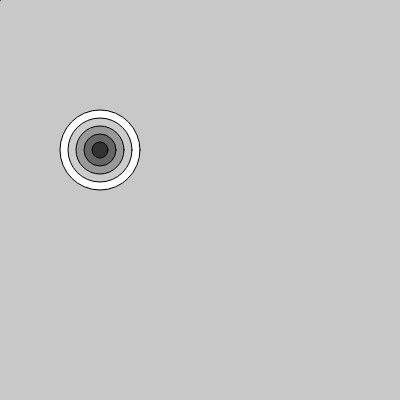
Frame 1 (no input)
Frame 60 (no input): identical to frame 1, image omitted
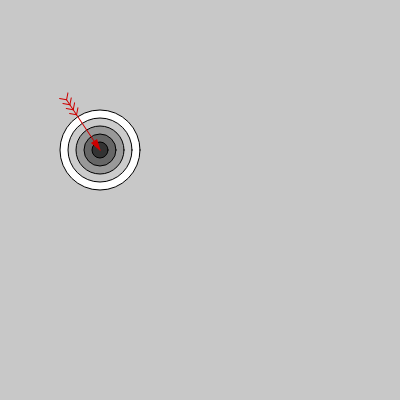
Frame 120 (the mouse pressed at the canvas centre since frame 60)

The p5.js sketch that drew these frames (run headless with seeded random() and noise() and a simulated clock; from frame 60 on, the mouse is pressed at the canvas centre):

// p5.js sketch
// ── sketch.js
var backgroundColor = 200;
var isThrown = false;

var arrowX = 0;
var arrowY = 0;

var targetX = 100;
var targetY = 150;

function setup() {
  createCanvas(400, 400);
}

function draw() {
  background(backgroundColor);

  drawTarget(targetX, targetY, 5, 80);
  locateArrow()
  drawArrow(arrowX, arrowY, targetX, targetY);
}

function mousePressed () {
  throwArrow();
}

function drawTarget(x, y, numOfCircles, targetSize, targetHue) {
  stroke (0);
  for (var i=numOfCircles; i>0; i--) {
    var step = i/numOfCircles; // range from 1 to 0.
    fill(step*255);
    var size = targetSize * step;
    ellipse(x, y, size, size );
  }
}

function locateArrow () {
  if (isThrown) {
    var diffX = targetX - arrowX;
    var diffY = targetY - arrowY;
    arrowX = arrowX + diffX * 0.1;
    arrowY = arrowY + diffY * 0.1;
  } else {
    arrowX = mouseX;
    arrowY = mouseY;
  }
}

function drawArrow(x1, y1, x2, y2) {
  var dx = x1 - x2;
  var dy = y1 - y2;
  var angle = Math.atan2(dy, dx);

  // move canvas instead of elements
  // 2D trasformation - https://processing.org/tutorials/transform2d/
  push();
  translate(x1, y1);
  rotate(angle);
  var length = 60;
  var red = 255-getDistance(x1, y1, x2, x2);
  stroke (red, 0, 0);
  fill (red, 0, 0);
  triangle(0, 0, 10, 3, 10, -3);
  line(0, 0, length, 0 );

  // draw feather
  var featherPos = 0.7;
  var featherSize = 5;
  for (var i = 0; i < 4; i++) {
    drawFeather(length * featherPos, 0, featherSize);
    featherPos += 0.1;
  }
  pop();
}

function drawFeather(x1, y1, size) {
  line (x1, y1, x1 + size, size);
  line (x1, y1, x1 + size, -size);
}

function throwArrow() {
  isThrown = !isThrown;
}

function getDistance(x1, y1, x2, y2) {
  var dx = x1 - x2;
  var dy = y1 - y2;
  var result = Math.sqrt(dx*dx + dy*dy);
  return result;
}
